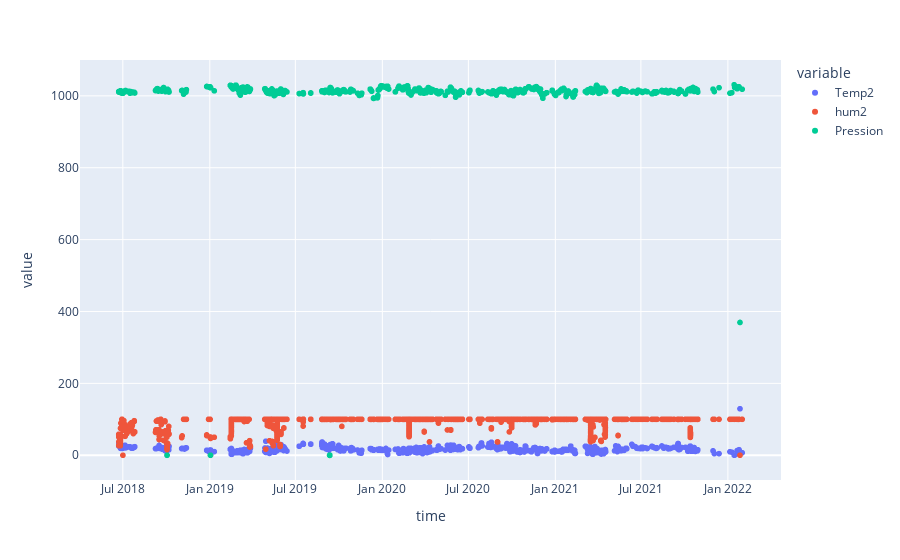

Notebook code for this chart:
### Markdown cell above
# Visualize data points

### Code cell
px.scatter(data_frame=data, y=['Temp2', 'hum2','Pression'])

### Figure 1 — Plotly figure (JSON) as saved in the notebook; plotly's stock layout.template omitted (floating-point values rounded to 4 significant figures; data arrays with more than 128 entries replaced by an {"elided": "..."} marker saying what was removed)
{"data": [{"hovertemplate": "variable=Temp2<br>time=%{x}<br>value=%{y}<extra></extra>", "legendgroup": "Temp2", "marker": {"color": "#636efa", "symbol": "circle"}, "mode": "markers", "name": "Temp2", "showlegend": true, "type": "scattergl", "x": {"elided": "3036 str values"}, "xaxis": "x", "y": {"elided": "3036 float values"}, "yaxis": "y"}, {"hovertemplate": "variable=hum2<br>time=%{x}<br>value=%{y}<extra></extra>", "legendgroup": "hum2", "marker": {"color": "#EF553B", "symbol": "circle"}, "mode": "markers", "name": "hum2", "showlegend": true, "type": "scattergl", "x": {"elided": "3036 str values"}, "xaxis": "x", "y": {"elided": "3036 float values"}, "yaxis": "y"}, {"hovertemplate": "variable=Pression<br>time=%{x}<br>value=%{y}<extra></extra>", "legendgroup": "Pression", "marker": {"color": "#00cc96", "symbol": "circle"}, "mode": "markers", "name": "Pression", "showlegend": true, "type": "scattergl", "x": {"elided": "3036 str values"}, "xaxis": "x", "y": {"elided": "3036 float values"}, "yaxis": "y"}], "layout": {"legend": {"title": {"text": "variable"}, "tracegroupgap": 0}, "margin": {"t": 60}, "xaxis": {"anchor": "y", "domain": [0, 1], "title": {"text": "time"}}, "yaxis": {"anchor": "x", "domain": [0, 1], "title": {"text": "value"}}}}
